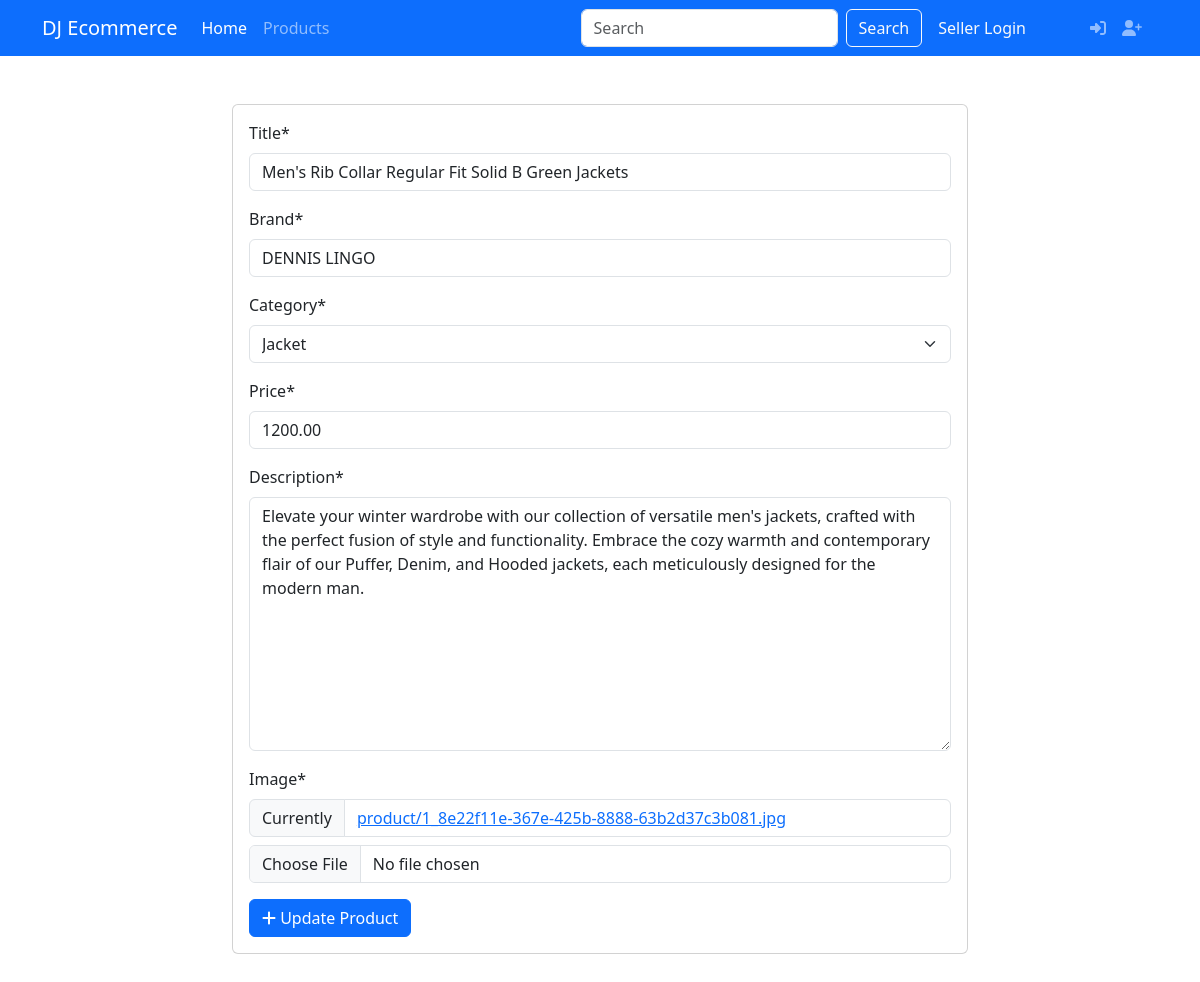
The app's page /product/edit/mens-rib-collar-regular-fit-solid-b-green-jackets/, older data.
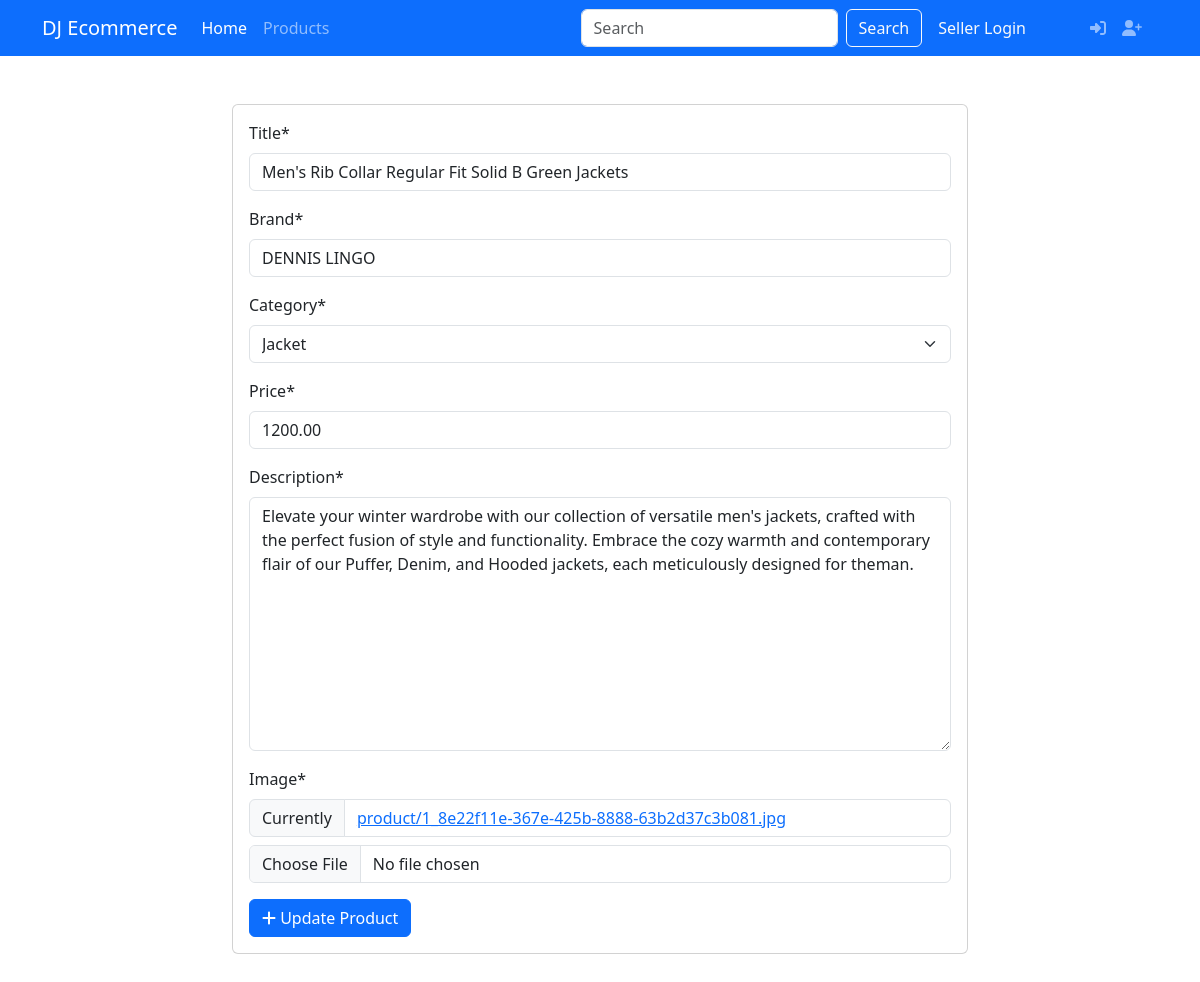
The same page, newer data.
### products/models.py (models this page shows)
class Product(models.Model):
    title = models.CharField(max_length = 244)
    brand = models.CharField(max_length = 255, default="N/A")
    category = models.ForeignKey(Category, on_delete = models.DO_NOTHING)
    price = models.DecimalField(max_digits=10, decimal_places=2)
    seller = models.ForeignKey(User, on_delete=models.CASCADE)
    description = models.TextField()
    image= models.ImageField(upload_to='product/')
    slug = models.SlugField(max_length= 255, unique= True)
    created_at = models.DateTimeField(auto_now_add = True)
    updated_at = models.DateTimeField(auto_now = True)

### products/views.py (the view, shortened to what this page needs)
# urls.py: path('product/edit/<slug:slug>/', product_edit, name='product_edit'),
def product_edit(request,slug):
    product = get_object_or_404(Product, slug=slug)
    form = ProductForm(instance=product)
    return render(
        request,'products/edit.html',
        context={'form': form}
    )

### products/forms.py
class ProductForm(forms.ModelForm):
    class Meta:
        model = Product
        fields = ['title','brand', 'category',
                  'price','description','image']

### products/models.py (called while the page is built)
    def __str__(self):
        return self.name

### templates/products/edit.html (shortened to what this page needs)
{% extends 'layout/base.html' %}
{% load static %}
{% load crispy_forms_tags %}
{% block content %}
<div class="container py-5">
    <div class="row">
        <div class="col-md-8 mx-auto">
            <form method="post" class="card" enctype="multipart/form-data">
                <div class="card-body">
                    {{ form|crispy }}
                    <button class="btn btn-primary">
                        <i class="fas fa-plus"></i> Update Product
                    </button>
                </div>
            </form>
        </div>
    </div>
</div>
{% endblock content %}

Row changes from the older to the newer data that the page shows:
changed Product "Men's Rib Collar Regular Fit Solid B Green Jackets": description "…each meticulously designed for the modern man." → "…each meticulously designed for theman."
